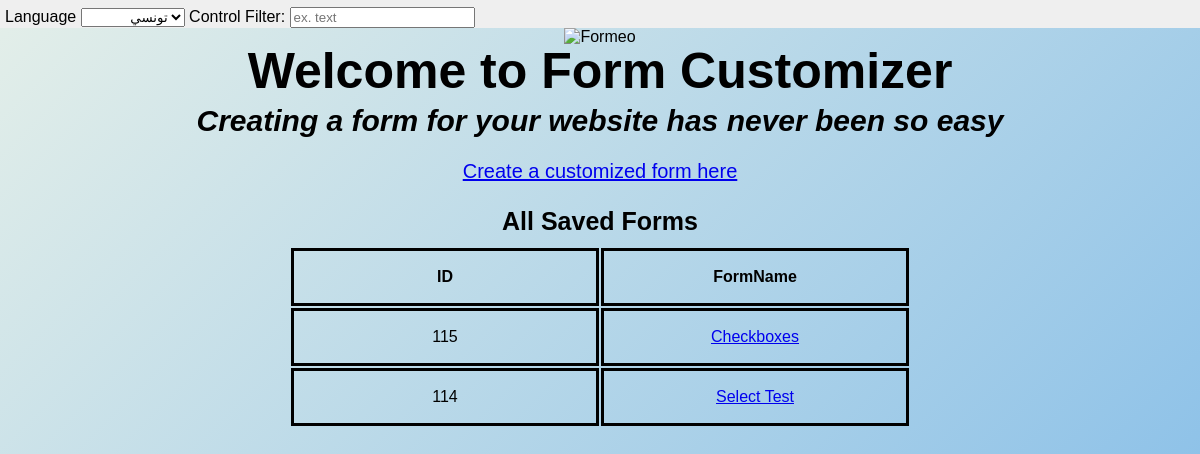
The app's page /, older data.
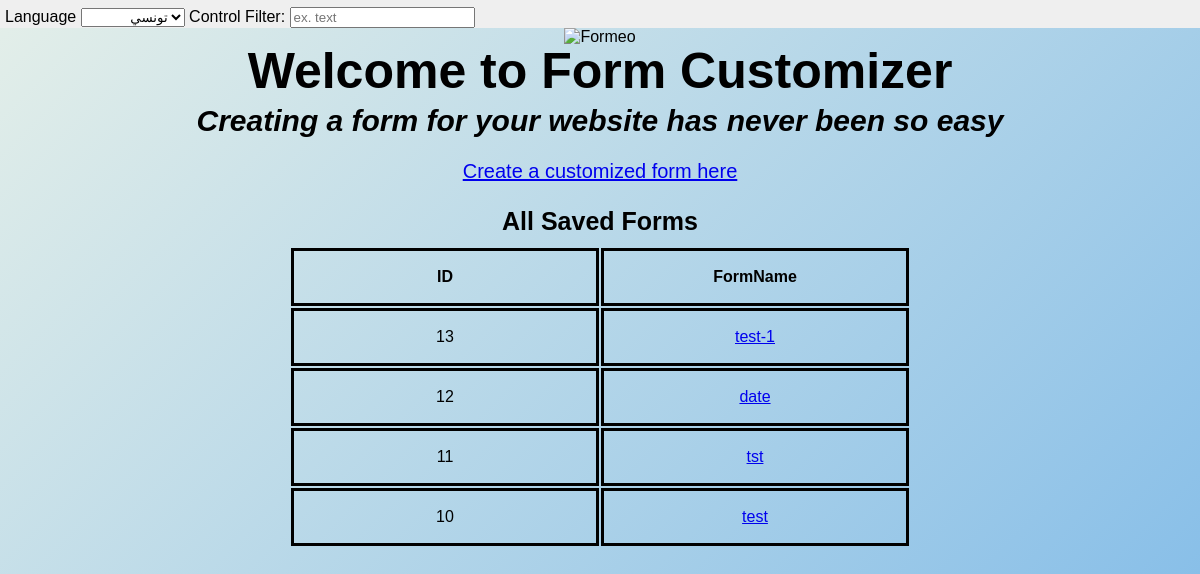
The same page, newer data.
### formprocessor/models.py (models this page shows)
class SavedFormData(models.Model):
    form_name = models.CharField(max_length=15)
    form_data = models.TextField()
    form_data_mod = models.TextField()

### django_formeo_form_processor/views.py (the view)
# urls.py: url(r"^$", views.index, name="index"),
def index(request):
    saved_forms = SavedFormData.objects.all().order_by("-id")
    return render(request, "index.html", {"SavedForms": saved_forms})

### templates/index.html
{% extends "base.html" %}
{% block content %}
<section class="index-content">
    <h1>Welcome to Form Customizer</h1>
    <h2>Creating a form for your website has never been so easy</h2>
    <p class="home-paragraph"> <a href="/formprocessor/">Create a customized form here</a></p>
    <h3>All Saved Forms</h3>
    <table class="home-table">
        <tr>
            <th>ID</th>
            <th> FormName</th>
        </tr>
        {% for forms in SavedForms%}
        <tr>
            <td>{{forms.id}} </td>
            <td><a href="/formrender/?id={{forms.id}}">{{forms.form_name}}</a></td>
            {% endfor %}
        </tr>
    </table>
</section>
{% endblock %}

Row changes from the older to the newer data that the page shows:
removed SavedFormData: id "115", form_name "Checkboxes"
removed SavedFormData: id "114", form_name "Select Test"
added SavedFormData: id "13", form_name "test-1"
added SavedFormData: id "12", form_name "date"
added SavedFormData: id "11", form_name "tst"
added SavedFormData: id "10", form_name "test"
